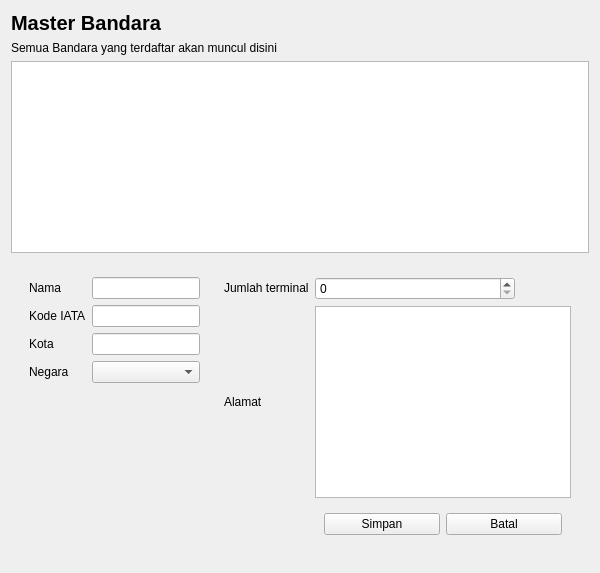
         <widget class="QWidget" name="masterbandara">
          <property name="sizePolicy">
           <sizepolicy hsizetype="Expanding" vsizetype="Preferred">
            <horstretch>0</horstretch>
            <verstretch>0</verstretch>
           </sizepolicy>
          </property>
          <layout class="QVBoxLayout" name="verticalLayout_3">
           <item>
            <widget class="QLabel" name="label_2">
             <property name="styleSheet">
              <string notr="true">font-weight: bold;
font-size: 20px;</string>
             </property>
             <property name="text">
              <string>Master Bandara</string>
             </property>
            </widget>
           </item>
           <item>
            <widget class="QLabel" name="label_3">
             <property name="text">
              <string>Semua Bandara yang terdaftar akan muncul disini</string>
             </property>
            </widget>
           </item>
           <item>
            <widget class="QTableWidget" name="masterBandaratable">
             <property name="gridStyle">
              <enum>Qt::PenStyle::SolidLine</enum>
             </property>
             <property name="wordWrap">
              <bool>true</bool>
             </property>
            </widget>
           </item>
           <item>
            <widget class="QWidget" name="widget_2" native="true">
             <property name="sizePolicy">
              <sizepolicy hsizetype="Expanding" vsizetype="Expanding">
               <horstretch>0</horstretch>
               <verstretch>0</verstretch>
              </sizepolicy>
             </property>
             <layout class="QHBoxLayout" name="horizontalLayout_2">
              <item>
               <widget class="QWidget" name="widget_3" native="true">
                <layout class="QFormLayout" name="formLayout">
                 <item row="0" column="0">
                  <widget class="QLabel" name="label_4">
                   <property name="text">
                    <string>Nama</string>
                   </property>
                  </widget>
                 </item>
                 <item row="0" column="1">
                  <widget class="QLineEdit" name="inputNama">
                   <property name="sizePolicy">
                    <sizepolicy hsizetype="Expanding" vsizetype="Fixed">
                     <horstretch>0</horstretch>
                     <verstretch>0</verstretch>
                    </sizepolicy>
                   </property>
                   <property name="maximumSize">
                    <size>
                     <width>200</width>
                     <height>16777215</height>
                    </size>
                   </property>
                  </widget>
                 </item>
                 <item row="1" column="0">
                  <widget class="QLabel" name="label_5">
                   <property name="text">
                    <string>Kode IATA</string>
                   </property>
                  </widget>
                 </item>
                 <item row="1" column="1">
                  <widget class="QLineEdit" name="inputiata">
                   <property name="sizePolicy">
                    <sizepolicy hsizetype="Expanding" vsizetype="Fixed">
                     <horstretch>0</horstretch>
                     <verstretch>0</verstretch>
                    </sizepolicy>
                   </property>
                   <property name="maximumSize">
                    <size>
                     <width>200</width>
                     <height>16777215</height>
                    </size>
                   </property>
                  </widget>
                 </item>
                 <item row="2" column="0">
                  <widget class="QLabel" name="label_6">
                   <property name="text">
                    <string>Kota</string>
                   </property>
                  </widget>
                 </item>
                 <item row="2" column="1">
                  <widget class="QLineEdit" name="inputKota">
                   <property name="sizePolicy">
                    <sizepolicy hsizetype="Expanding" vsizetype="Fixed">
                     <horstretch>0</horstretch>
                     <verstretch>0</verstretch>
                    </sizepolicy>
                   </property>
                   <property name="maximumSize">
                    <size>
                     <width>200</width>
                     <height>16777215</height>
                    </size>
                   </property>
                  </widget>
                 </item>
                 <item row="3" column="0">
                  <widget class="QLabel" name="label_7">
                   <property name="text">
                    <string>Negara</string>
                   </property>
                  </widget>
                 </item>
                 <item row="3" column="1">
                  <widget class="QComboBox" name="comboBox_2">
                   <property name="maximumSize">
                    <size>
                     <width>200</width>
                     <height>16777215</height>
                    </size>
                   </property>
                  </widget>
                 </item>
                </layout>
               </widget>
              </item>
              <item>
               <widget class="QWidget" name="widget_4" native="true">
                <layout class="QGridLayout" name="gridLayout_4">
                 <item row="2" column="1">
                  <widget class="QTextEdit" name="inputAlamat"/>
                 </item>
                 <item row="1" column="0">
                  <widget class="QLabel" name="label_8">
                   <property name="sizePolicy">
                    <sizepolicy hsizetype="Maximum" vsizetype="Maximum">
                     <horstretch>0</horstretch>
                     <verstretch>0</verstretch>
                    </sizepolicy>
                   </property>
                   <property name="text">
                    <string>Jumlah terminal</string>
                   </property>
                  </widget>
                 </item>
                 <item row="2" column="0">
                  <widget class="QLabel" name="label_9">
                   <property name="sizePolicy">
                    <sizepolicy hsizetype="Maximum" vsizetype="Maximum">
                     <horstretch>0</horstretch>
                     <verstretch>0</verstretch>
                    </sizepolicy>
                   </property>
                   <property name="text">
                    <string>Alamat</string>
                   </property>
                  </widget>
                 </item>
                 <item row="1" column="1">
                  <widget class="QSpinBox" name="terminalDropdown">
                   <property name="maximumSize">
                    <size>
                     <width>200</width>
                     <height>16777215</height>
                    </size>
                   </property>
                  </widget>
                 </item>
                 <item row="3" column="1">
                  <widget class="QWidget" name="widget_5" native="true">
                   <layout class="QGridLayout" name="gridLayout_5">
                    <item row="0" column="0">
                     <widget class="QPushButton" name="simpanmb">
                      <property name="text">
                       <string>Simpan</string>
                      </property>
                     </widget>
                    </item>
                    <item row="0" column="1">
                     <widget class="QPushButton" name="batalmb">
                      <property name="text">
                       <string>Batal</string>
                      </property>
                     </widget>
                    </item>
                   </layout>
                  </widget>
                 </item>
                </layout>
               </widget>
              </item>
             </layout>
            </widget>
           </item>
          </layout>
         </widget>
